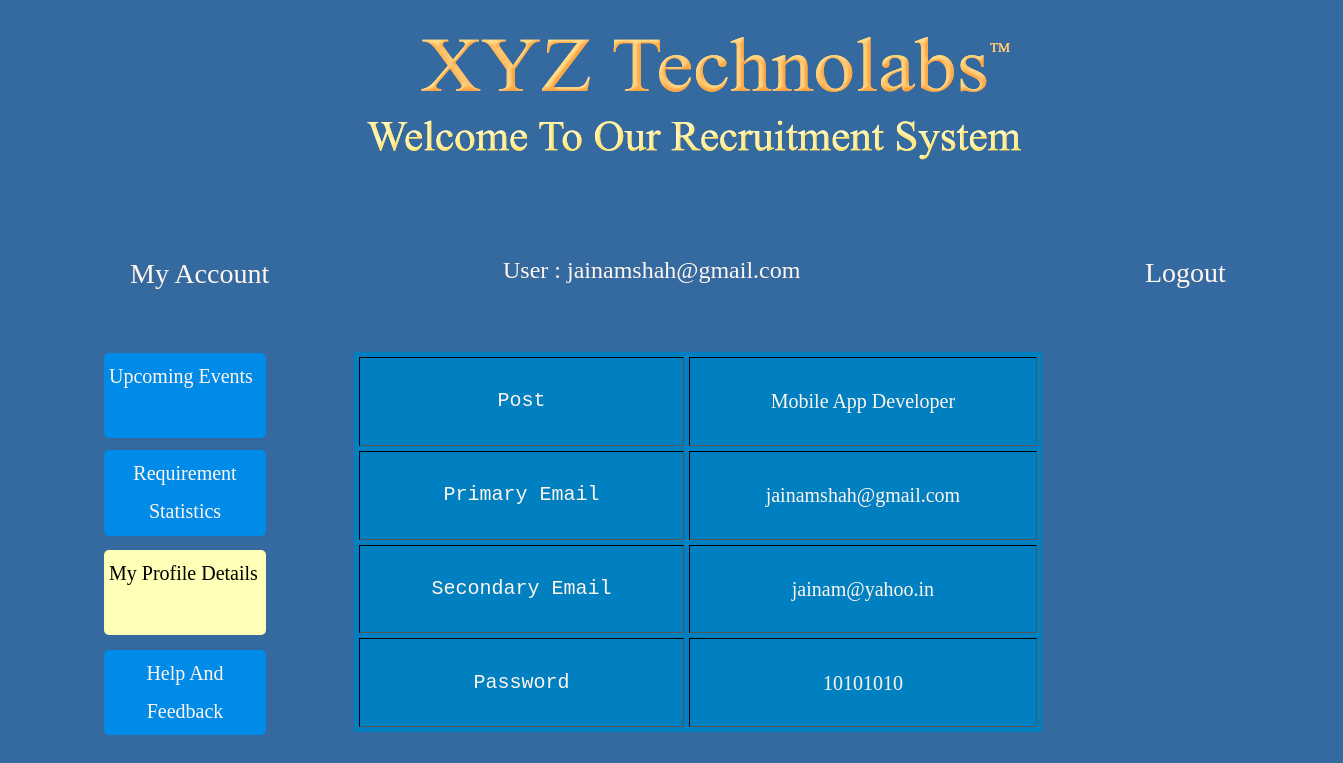
Page /viewaccount.php (signed in) on the committed database.
### tables this page shows
CREATE TABLE IF NOT EXISTS `account` (
  `userid` int(255) NOT NULL AUTO_INCREMENT,
  `post` varchar(255) NOT NULL,
  `resume` varchar(255) NOT NULL,
  `pemail` varchar(255) NOT NULL,
  `semail` varchar(255) NOT NULL,
  `password` varchar(255) NOT NULL,
  PRIMARY KEY (`userid`),
  UNIQUE KEY `semail` (`semail`),
  UNIQUE KEY `pemail` (`pemail`)
);

### viewaccount.php (the view, shortened to what this page needs)
<?php
if (isset($_SESSION['email'])){
$email = $_SESSION['email'];
}
 $query = "SELECT * FROM account WHERE account.pemail='$email'";
	$result=mysql_query($query);
	    $row=mysql_fetch_array($result);
		  $userid = $row['userid'];
?>
<!DOCTYPE html PUBLIC "-//W3C//DTD XHTML 1.0 Transitional//EN" "http://www.w3.org/TR/xhtml1/DTD/xhtml1-transitional.dtd">
<html xmlns="http://www.w3.org/1999/xhtml">
<head>
<link rel="stylesheet" href="main.css" type="text/css" />
</head>
<body>
<div id="apDiv6"><a href="myaccount.php">My account</a></div>
<div id="apDiv8"><a
href="logout.php">logout</a></div>
<div id="apDiv2">
  <table width="100%" height="99%" cellpadding="10" cellspacing="5" border="1">
    <tr>
      <th scope="col">Post</th>
      <td scope="col"> <?php
		  $query = "SELECT * FROM account WHERE account.userid=$userid";
	$result=mysql_query($query);
	    $row=mysql_fetch_array($result);
		 echo $row['post'];
	  ?></th>
    </tr>
    <tr>
      <th scope="row">Primary Email</th>
      <td>  <?php
		  $query = "SELECT * FROM account WHERE account.userid=$userid";
	$result=mysql_query($query);
	    $row=mysql_fetch_array($result);
		 echo $row['pemail'];
	  ?></td>
    </tr>
    <tr>
      <th scope="row">Secondary Email</th>
      <td><?php
		  $query = "SELECT * FROM account WHERE account.userid=$userid";
	$result=mysql_query($query);
	    $row=mysql_fetch_array($result);
		 echo $row['semail'];
	  ?></td>
    </tr>
    <tr>
      <th scope="row">Password</th>
      <td><?php
		  $query = "SELECT * FROM account WHERE account.userid=$userid";
	$result=mysql_query($query);
	    $row=mysql_fetch_array($result);
		 echo $row['password'];
	  ?></td>
    </tr>
  </table>
</div>
<div id="apDiv1"></div>
<div id="apDiv9">User : <?php
echo  $email;
?> </div>
<div id="apDiv16"><a href="myaccount.php">upcoming events</a></div>
<div id="apDiv20"><a href="requirementboard.php">requirement statistics</a></div>
<div id="apDiv21"><a href="viewprofile.php">my profile details</a></div>
<div id="apDiv22"><a href="helpandfeedback.php">help and feedback</a></div>
</body>
</html>

### main.css (style rules this page uses)
body { background: rgb(53,106,160); background: -moz-linear-gradient(45deg, rgb(53,106,160) 0%, rgb(53,106,160) 100%); background: -webkit-gradient(linear, left bottom, right top, color-stop(0%, rgb(53,106,160)), color-stop(100%, rgb(53,106,160))); background: -webkit-linear-gradient(45deg, rgb(53,106,160) 0%, rgb(53,106,160) 100%); background: -o-linear-gradient(45deg, rgb(53,106,160) 0%, rgb(53,106,160) 100%); background: -ms-linear-gradient(45deg, rgb(53,106,160) 0%, rgb(53,106,160) 100%); background: linear-gradient(45deg, rgb(53,106,160) 0%, rgb(53,106,160) 100%); filter: progid:DXImageTransform.Microsoft.gradient( startColorstr='#356aa0', endColorstr='#356aa0', GradientType=1 ); font-family: Georgia, "Times New Roman", Times, serif; }
#apDiv1 { position: absolute; left: 10px; top: 25px; width: 1323px; height: 150px; z-index: 1; background-repeat: no-repeat; text-align: right; list-style-type: none; background-image: url(Untitled5.png); display: block; visibility: visible; font-size: 36px; text-transform: capitalize; color: #ffefc6; right: 10px; background-position: center center; }
#apDiv2 { position: absolute; left: 75px; top: 288px; width: 1200px; height: 1722px; z-index: 2; font-size: 20px; color: #FFFFDF; line-height: 24px; background-position: center center; display: inline-block; right: 75px }
#apDiv2 table tr th { font-family: "Courier New", Courier, monospace; font-size: 20px; font-weight: 100; color: seashell; }
#apDiv2 table tr td { text-transform: none; }

### rows in the picture
account: post "Mobile App Developer", pemail "jainamshah@gmail.com", semail "jainam@yahoo.in", password "10101010"

### other values in the picture
$email "jainamshah@gmail.com"
